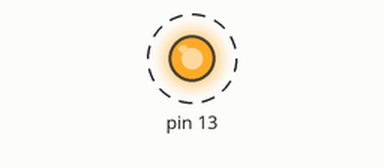
The sketch below on a simulated Arduino Uno, built with avr-gcc and run on an emulated ATmega328P. Parts: output pins drawn as LEDs (lit = HIGH). Dashed ring = blinking.

Above: at 0.5 s.
Timing chart, 0 to 4.6 s (numbered marks = the images above):
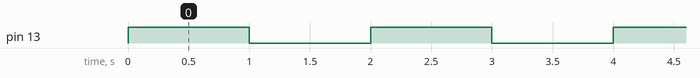

Measured:
- by itself, pin 13: alternates HIGH for 1.0 s and LOW for 1.0 s

The sketch:

OOP-LED.ino
```cpp
/*
 * TME Education Ethiopia
 * www.tmeeducation.com
 * This code is proudly made by Tesfamichael Mola on Sptember 14
 * LED Blinking using object oriented programming
*/

//////////////////////////////////////// Start  /////////////////////////////////////
// Class assignment with a name LED
class LED{
  // declearing the variables pin nad sec
  int pin;    // for pin assignment
  int sec;    // for delay


  // the constructor which accept the pin number and the seconds delay from the object
  public:
  LED(int ledpin, int sec1){
    pin = ledpin;
    sec = sec1;
    pinMode(pin, OUTPUT);           // Assigning the pin as OUTPUT pin
    }


  // main function for the led opperation which accepts a bool as a state
  void ledOperation(bool state){
    if(state) digitalWrite(pin, HIGH);     // turn the led on if the state passed is true
    else digitalWrite(pin, LOW);           // turn if state is false
  }

 // delay function which uses the sec variable
  void ledDelay(){
    delay(sec);     // delay 1 sec
  }

  };                // end of the class

LED newLedObject(13, 1000);             // creat an object for the LED class using pin13 and 1sec delay

void setup() {
  // No setup needed
}

void loop() {
newLedObject.ledOperation(true);     // turn the led on
newLedObject.ledDelay();             // 1 sec delay
newLedObject.ledOperation(false);    // turn the led off
newLedObject.ledDelay();             // 1 sec delay
}

//////////////////////////////// END ///////////////////////////////////////////////
```
